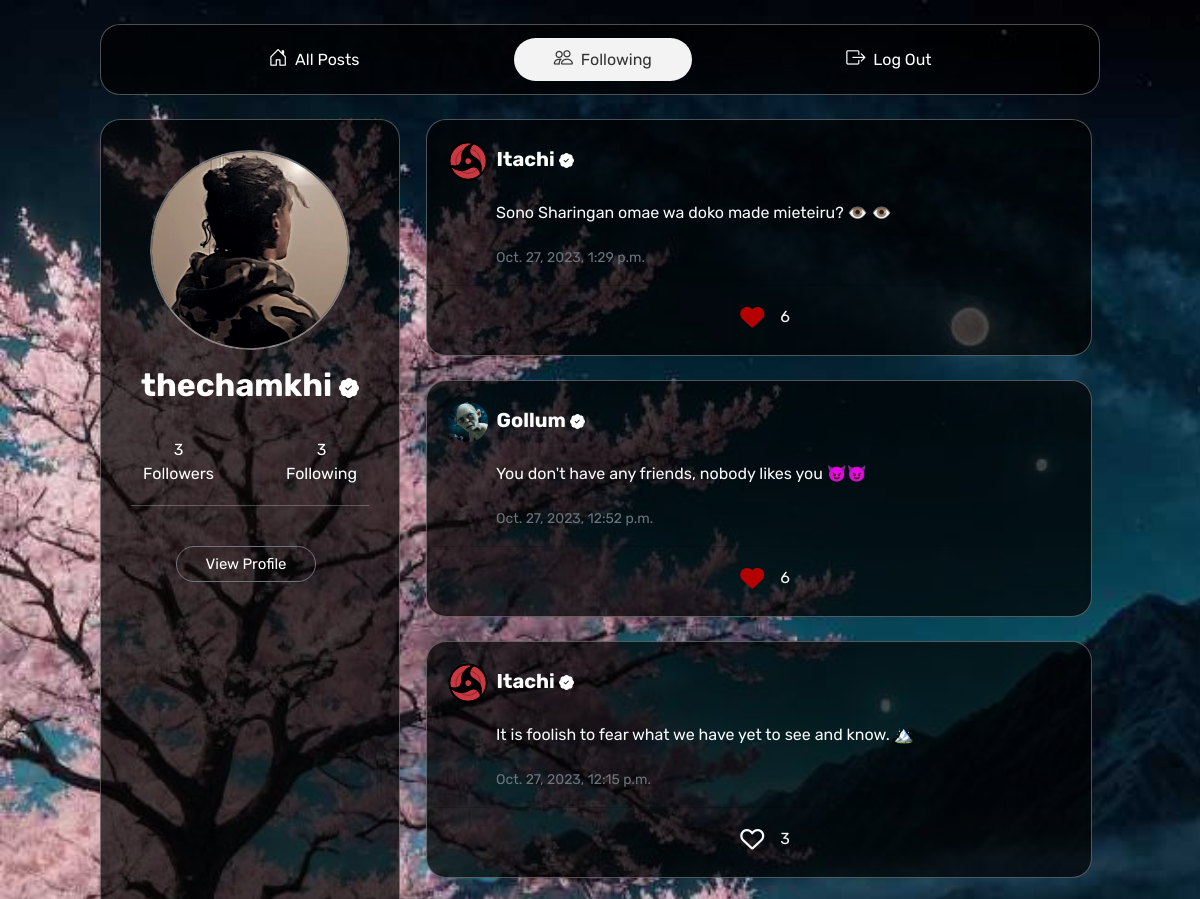
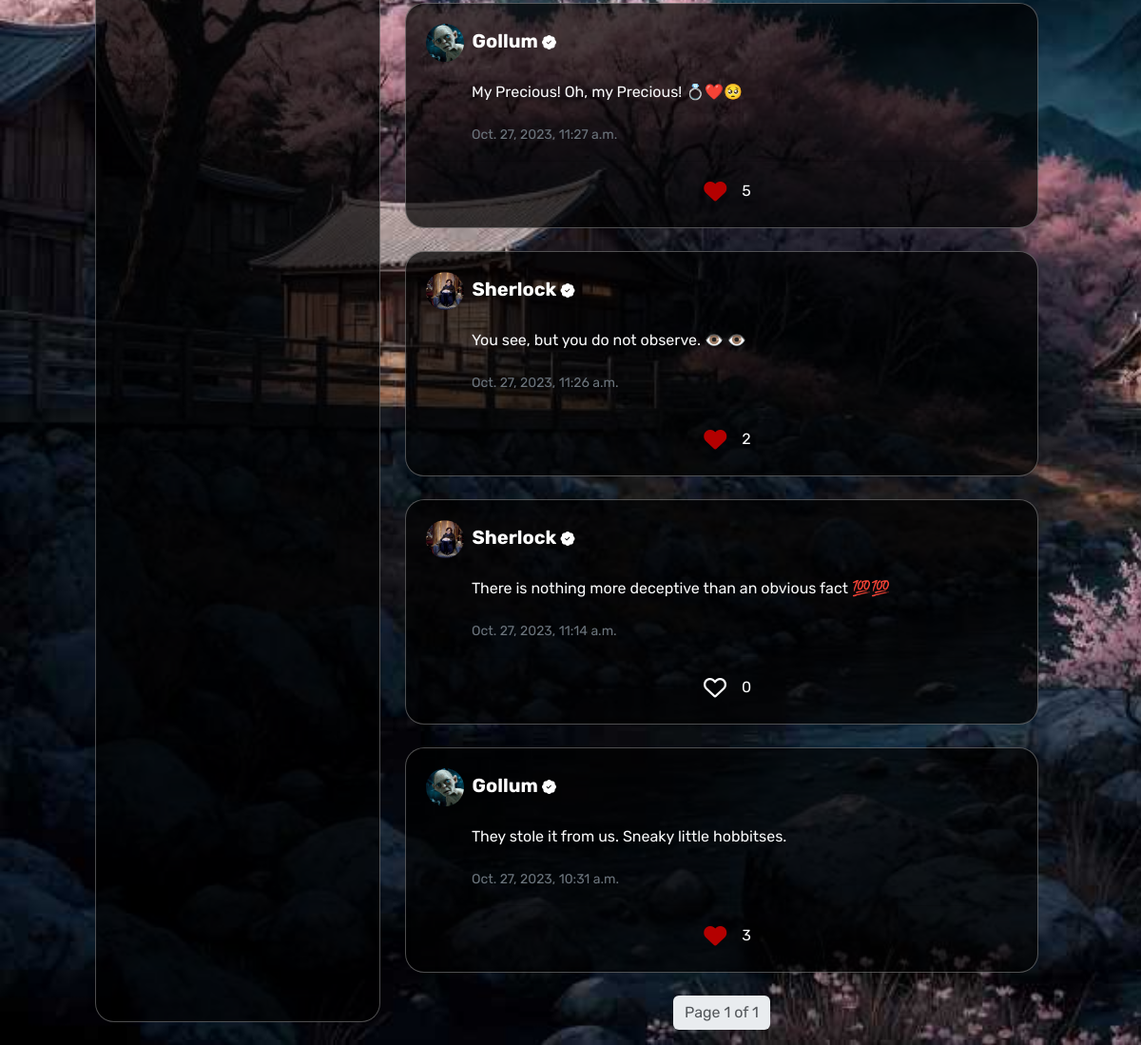
Page /following (signed in) on the committed database (2 pictures, top to bottom).
### network/models.py (models this page shows, shortened)
class User(AbstractUser):
    profile_image = models.ImageField(upload_to='profile_pics/')

class Post(models.Model):
    user = models.ForeignKey(User, on_delete=models.CASCADE)
    content = models.TextField()
    created_at = models.DateTimeField(auto_now_add=True)
    likes = models.ManyToManyField(User, through='Like', related_name='liked_posts')

### network/views.py (the view)
# urls.py: path('following', views.following, name='following'),
@login_required
def following(request):
    user = request.user
    following = Follow.objects.filter(follower=user).values_list('followed', flat=True)
    posts = Post.objects.filter(user__in=following).order_by('-created_at')
    user = request.user if request.user.is_authenticated else None
    profile_user = user
    if user:
        followers_count = Follow.objects.filter(followed=profile_user).count()
        following_count = Follow.objects.filter(follower=profile_user).count()
        is_following = Follow.objects.filter(follower=user, followed=profile_user).exists()
    else:
        followers_count = following_count = is_following = 0
    paginator = Paginator(posts, 10)
    page_number = request.GET.get('page')
    page = paginator.get_page(page_number)
    return render(request, "network/following.html", {
        "page": page,
        "posts": posts,
        "profile_user": profile_user,
        "followers_count": followers_count,
        "following_count": following_count,
        "is_following": is_following,
        })

### network/templates/network/following.html (shortened to what this page needs)
{% extends "network/layout.html" %}
{% block body %}
<div class="posts mt-4">
  {% for post in page %}
    <div class="card mb-4 text-light">
      <div class="card-body">
        <h5 class="card-title mb-3">
          {% if post.user.profile_image %}
              <img src="{{ post.user.profile_image.url }}" class="img-fluid rounded-circle profile-image me-1" style="width: 40px; height: 40px;">
          {% endif %}
          <a href="{% url 'profile' post.user.username %}">
            <strong>{{ post.user.username }} <i class="bi bi-patch-check-fill"></i></strong>
          </a>
        </h5>
        <p class="card-text post-content lh-lg ps-5" id="post-content-{{ post.id }}" style="white-space: pre-line;">{{ post.content }}</p>
        <p class="card-text ps-5">
          <small class="text-secondary">{{ post.created_at }}</small>
        </p>
      </div>
      <div class="card-footer text-center">
        <button class="btn like-button" data-postid="{{ post.id }}">
          {% if user in post.likes.all %}
          <i class="fas fa-heart"></i>
          {% else %}
          <i class="far fa-heart text-light"></i>
          {% endif %}
        </button>
        <span class="like-count" id="like-count-{{ post.id }}">{{ post.likes.count }}</span>
      </div>
    </div>
  {% endfor %}
  <nav aria-label="Page navigation">
    <ul class="pagination justify-content-center mt-4">
      <li class="page-item disabled">
        <span class="page-link">Page {{ page.number }} of {{ page.paginator.num_pages }}</span>
      </li>
    </ul>
  </nav>
</div>
{% endblock %}

### network/templates/network/layout.html (shortened to what this page needs)
{% load static %}
<!DOCTYPE html>
<html lang="en">
<head>
    <link href="https://cdn.jsdelivr.net/npm/bootstrap@5.3.2/dist/css/bootstrap.min.css" rel="stylesheet">
    <link href="https://cdn.jsdelivr.net/npm/bootstrap-icons@1.7.0/font/bootstrap-icons.css" rel="stylesheet">
    <link rel="stylesheet" href="https://cdnjs.cloudflare.com/ajax/libs/font-awesome/6.0.0-beta3/css/all.min.css">
    <link href="{% static 'network/styles.css' %}" rel="stylesheet">
</head>
<body class="cover">
  <div class="container-fluid">
      <div class="row justify-content-center">
        <div class="header col-md-10 mt-4">
          <div class="d-flex justify-content-evenly">
            <a class="nav-link" href="{% url 'index' %}">
                <i class="bi bi-house-door"></i>&nbsp; <span class="hide">All Posts</span>
            </a>
            {% if user.is_authenticated %}
            <a class="nav-link" href="{% url 'following' %}">
                <i class="bi bi-people"></i>&nbsp; <span class="hide">Following</span>
            </a>
            <a class="nav-link" href="{% url 'logout' %}">
                <i class="bi bi-box-arrow-right"></i>&nbsp; <span class="hide">Log Out</span>
            </a>
            {% endif %}
          </div>
        </div>
        <aside class="profile text-center col-md-3 hide">
          <div class="picontainer position-relative">
              {% if profile_user.profile_image %}
                <img src="{{ profile_user.profile_image.url }}" class="img-fluid rounded-circle profile-image" style="width: 200px; height: 200px; border: 2px solid rgba(255, 255, 255, 0.4);">
              {% endif %}
          </div>
          <h2 class="mt-3 mb-4" style="font-weight: bold;">{{ profile_user.username }} <i class="bi bi-patch-check-fill" style="font-size: 20px;"></i></h2>
          <div class="d-flex justify-content-center">
            <p class="me-5 folly follower-count">{{ followers_count }} Followers</p>
            <p class="folly following-count">{{ following_count }} Following</p>
          </div>
          <hr class="pb-4" style="margin-top: -7px;">
          <div class="d-flex justify-content-evenly">
            {% if user == profile_user %}
              <a href="{% url 'profile' profile_user %}" class="btn btn-secondary viewprofile me-2">View Profile</a>
            {% endif %}
          </div>
        </aside>
        <main class="col-md-7">
          {% block body %}{% endblock %}
        </main>
      </div>
  </div>
</body>
</html>

### network/static/network/styles.css (style rules this page uses)
.cover { font-family: 'Rubik', sans-serif; background-image: url('/static/network/cover.jpg'); background-size: cover; background-repeat: no-repeat; background-attachment: fixed; color: #ffffff; overflow: hidden; }
.picontainer { margin: 0 auto; position: relative; width: 200px; height: 200px; border-radius: 50%; overflow: hidden; }
.profile-image { object-fit: cover; object-position: center; }
.profile { background-color: rgba(0, 0, 0, 0.7); border-radius: 20px; padding: 30px; border: 1px solid rgba(255, 255, 255, 0.3); margin: 24px 14px; }
.header { background-color: rgba(0, 0, 0, 0.7); border-radius: 20px; padding: 13px; border: 1px solid rgba(255, 255, 255, 0.3); }
.card { background-color: rgba(0, 0, 0, 0.7); border-radius: 20px; padding: 5px; border: 1px solid rgba(255, 255, 255, 0.3); }
.card-title i { font-size: 15px; }
.card a { color: #ffffff; text-decoration: none; }
.nav-link { color: #ffffff; border-radius: 40px; padding: 7px 40px; }
.nav-link.selected { color: #333; background-color: #f3f3f3; border-radius: 40px; }
.nav-link i { font-weight: bold; font-size: larger; }
.folly { width: 100px; padding: 10px; }
.like-button { text-decoration: none; border: none; outline: none; font-size: 24px; }
.postbtn, .unfollowbtn, .followbtn, .viewprofile { border-radius: 20px; width: 140px; height: 36px; font-size: 15px; }
.viewprofile, .unfollowbtn { background-color: transparent; }
.fas { color: rgb(180, 0, 0); }
.page-link { background-color: rgba(0, 0, 0, 0.7); border: none; }
.pagination span { color: white; }

### rows in the picture
User: profile_image (picture), username "thechamkhi"
Post: user.profile_image (picture), user.username "Itachi", content "Sono Sharingan omae wa doko made mieteiru? 👁️ 👁️", created_at "Oct. 27, 2023, 1:29 p.m.", likes.count "6"
Post: user.profile_image (picture), user.username "Gollum", content "You don't have any friends, nobody likes you 😈😈", created_at "Oct. 27, 2023, 12:52 p.m.", likes.count "6"
Post: user.profile_image (picture), user.username "Itachi", content "It is foolish to fear what we have yet to see and know. 🏔️", created_at "Oct. 27, 2023, 12:15 p.m.", likes.count "3"
Post: user.profile_image (picture), user.username "Gollum", content "My Precious! Oh, my Precious! 💍❤️🥺", created_at "Oct. 27, 2023, 11:27 a.m.", likes.count "5"
Post: user.profile_image (picture), user.username "Sherlock", content "You see, but you do not observe. 👁️ 👁️", created_at "Oct. 27, 2023, 11:26 a.m.", likes.count "2"
Post: user.profile_image (picture), user.username "Sherlock", content "There is nothing more deceptive than an obvious fact 💯💯", created_at "Oct. 27, 2023, 11:14 a.m.", likes.count "0"
Post: user.profile_image (picture), user.username "Gollum", content "They stole it from us. Sneaky little hobbitses.", created_at "Oct. 27, 2023, 10:31 a.m.", likes.count "3"

### other values in the picture
{{ followers_count }} "3"
{{ following_count }} "3"
{{ page.number }} "1"
{{ page.paginator.num_pages }} "1"
